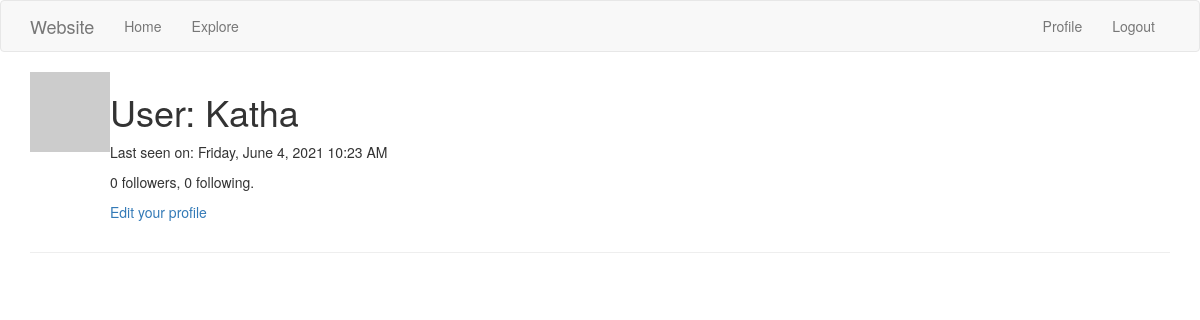
The page /user/Katha (signed in) on the database as committed earlier.
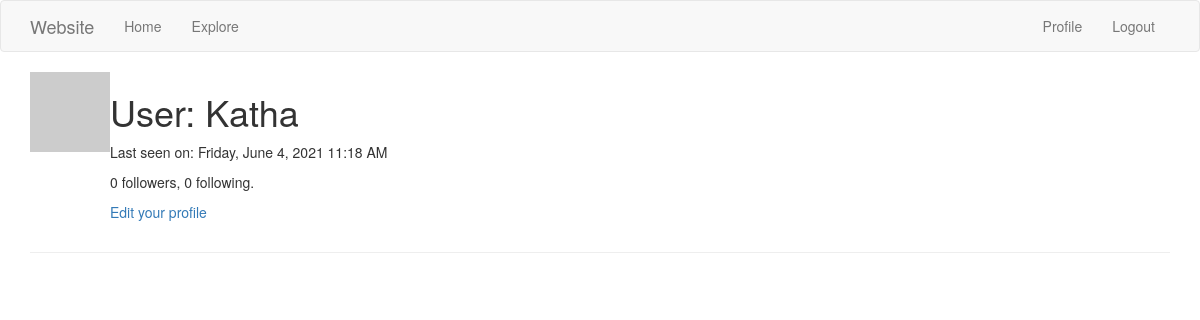
The same page on the database as committed later.
### app/models.py (models this page shows, shortened)
class User(UserMixin, db.Model):
    id = db.Column(db.Integer, primary_key=True)
    username = db.Column(db.String(64), index=True, unique=True)
    email = db.Column(db.String(120), index=True, unique=True)
    password_hash = db.Column(db.String(128))
    posts = db.relationship('Post', backref='author', lazy='dynamic')
    about_me = db.Column(db.String(140))
    last_seen = db.Column(db.DateTime, default=datetime.utcnow)
    followed = db.relationship(
        'User', secondary=followers,
        primaryjoin=(followers.c.follower_id == id),
        secondaryjoin=(followers.c.followed_id == id),
        backref=db.backref('followers', lazy='dynamic'), lazy='dynamic')
    def avatar(self, size):
        digest = md5(self.email.lower().encode('utf-8')).hexdigest()
        return 'https://www.gravatar.com/avatar/{}?d=identicon&s={}'.format(
            digest, size)

### app/main/routes.py (the view)
@bp.route('/user/<username>')
@login_required
def user(username):
    user = User.query.filter_by(username=username).first_or_404()
    page = request.args.get('page', 1, type=int)
    posts = user.posts.order_by(Post.timestamp.desc()).paginate(
        page, current_app.config['POSTS_PER_PAGE'], False)
    next_url = url_for('main.user', username=user.username, page=posts.next_num) \
        if posts.has_next else None
    prev_url = url_for('main.user', username=user.username, page=posts.prev_num) \
        if posts.has_prev else None
    form = EmptyForm()
    return render_template('user.html', user=user, posts=posts.items,
                           next_url=next_url, prev_url=prev_url, form=form)

### app/main/routes.py (called while the page is built)
@bp.before_app_request
def before_request():
    if current_user.is_authenticated:
        current_user.last_seen = datetime.utcnow()
        db.session.commit()
    g.locale = str(get_locale())

@bp.before_request
def before_request():
    g.locale = str(get_locale())

@bp.before_request
def before_request():
    if current_user.is_authenticated:
        current_user.last_seen = datetime.utcnow()
        db.session.commit()

### app/models.py (called while the page is built)
@login.user_loader
def load_user(id):
    return User.query.get(int(id))

### app/main/templates/user.html (shortened to what this page needs)
<!DOCTYPE html>
<html>
<body>
{% extends "base.html" %}
{% block app_content %}
       <table>
        <tr valign="top">
            <td><img src="{{ user.avatar(128) }}"></td>
            <td>
                <h1>User: {{ user.username }}</h1>
         {% if user.last_seen %}
                <p>Last seen on: {{ moment(user.last_seen).format('LLLL') }}</p>
                {% endif %}
        <p>{{ user.followers.count() }} followers, {{ user.followed.count() }} following.</p>
        {% if user == current_user %}
        <p><a href="{{ url_for('main.edit_profile') }}">Edit your profile</a></p>
        {% endif %}
            </td>
        </tr>
    </table>
    <hr>
{% endblock %}

### app/main/templates/base.html (shortened to what this page needs)
{% extends 'bootstrap/base.html' %}
{% block navbar %}
    <nav class="navbar navbar-default">
        <div class="container">
            <div class="navbar-header">
                <a class="navbar-brand" href="{{ url_for('main.about') }}">Website</a>
            </div>
            <div class="collapse navbar-collapse" id="bs-example-navbar-collapse-1">
                <ul class="nav navbar-nav">
                    <li><a href="{{ url_for('main.home') }}">Home</a></li>
                    <li><a href="{{ url_for('main.explore') }}">Explore</a></li>
                </ul>
                <ul class="nav navbar-nav navbar-right">
                    {% if current_user.is_anonymous %}
                    <li><a href="{{ url_for('auth.login') }}">Login</a></li>
                    {% else %}
                    <li><a href="{{ url_for('main.user', username=current_user.username) }}">Profile</a></li>
                    <li><a href="{{ url_for('auth.logout') }}">Logout</a></li>
                    {% endif %}
                </ul>
            </div>
        </div>
    </nav>
{% endblock %}
{% block content %}
    <div class="container">
        {% block app_content %}{% endblock %}
    </div>
{% endblock %}

Rows that differ between the two databases and show on the page:
changed User "Katha": last_seen "Friday, June 4, 2021 10:23 AM" → "Friday, June 4, 2021 11:18 AM"
